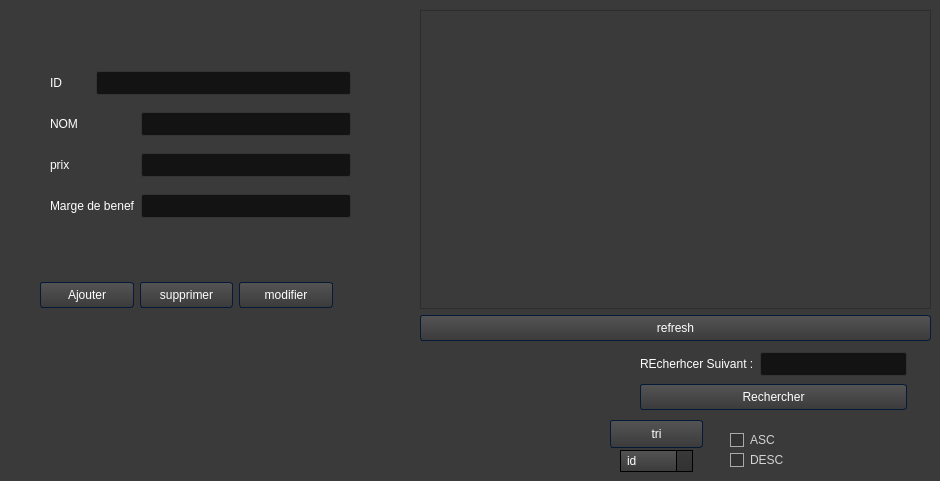
    <widget class="QWidget" name="tab">
     <property name="styleSheet">
      <string notr="true">

/*-----QWidget-----*/
QWidget
{
	background-color: #3a3a3a;
	color: #fff;
	selection-background-color: #b78620;
	selection-color: #000;

}


/*-----QLabel-----*/
QLabel
{
	background-color: transparent;
	color: #fff;

}


/*-----QMenuBar-----*/
QMenuBar 
{
	background-color: qlineargradient(spread:repeat, x1:1, y1:0, x2:1, y2:1, stop:0 rgba(57, 57, 57, 255),stop:1 rgba(50, 50, 50, 255));
	border: 1px solid #000;
	color: #fff;

}


QMenuBar::item 
{
	background-color: transparent;

}


QMenuBar::item:selected 
{
	background-color: rgba(183, 134, 32, 20%);
	border: 1px solid #b78620;
	color: #fff;

}


QMenuBar::item:pressed 
{
	background-color: rgb(183, 134, 32);
	border: 1px solid #b78620;
	color: #fff;

}


/*-----QMenu-----*/
QMenu
{
    background-color: qlineargradient(spread:repeat, x1:1, y1:0, x2:1, y2:1, stop:0 rgba(57, 57, 57, 255),stop:1 rgba(50, 50, 50, 255));
    border: 1px solid #222;
    padding: 4px;
	color: #fff;

}


QMenu::item
{
    background-color: transparent;
    padding: 2px 20px 2px 20px;

}


QMenu::separator
{
   	background-color: rgb(183, 134, 32);
	height: 1px;

}


QMenu::item:disabled
{
    color: #555;
    background-color: transparent;
    padding: 2px 20px 2px 20px;

}


QMenu::item:selected
{
	background-color: rgba(183, 134, 32, 20%);
	border: 1px solid #b78620;
	color: #fff;

}


/*-----QToolBar-----*/
QToolBar
{
	background-color: qlineargradient(spread:repeat, x1:1, y1:0, x2:1, y2:1, stop:0 rgba(69, 69, 69, 255),stop:1 rgba(58, 58, 58, 255));
	border-top: none;
	border-bottom: 1px solid #4f4f4f;
	border-left: 1px solid #4f4f4f;
	border-right: 1px solid #4f4f4f;

}


QToolBar::separator
{
	background-color: #2e2e2e;
	width: 1px;

}


/*-----QToolButton-----*/
QToolButton 
{
	background-color: transparent;
	color: #fff;
	padding: 5px;
	padding-left: 8px;
	padding-right: 8px;
	margin-left: 1px;
}


QToolButton:hover
{
	background-color: rgba(183, 134, 32, 20%);
	border: 1px solid #b78620;
	color: #fff;
	
}


QToolButton:pressed
{
	background-color: qlineargradient(spread:repeat, x1:1, y1:0, x2:1, y2:1, stop:0 rgba(57, 57, 57, 255),stop:1 rgba(50, 50, 50, 255));
	border: 1px solid #b78620;

}


QToolButton:checked
{
	background-color: qlineargradient(spread:repeat, x1:1, y1:0, x2:1, y2:1, stop:0 rgba(57, 57, 57, 255),stop:1 rgba(50, 50, 50, 255));
	border: 1px solid #222;
}


/*-----QPushButton-----*/
QPushButton
{
	background-color: qlineargradient(spread:repeat, x1:1, y1:0, x2:1, y2:1, stop:0 rgba(84, 84, 84, 255),stop:1 rgba(59, 59, 59, 255));
	color: #ffffff;
	min-width: 80px;
	border-style: solid;
	border-width: 1px;
	border-radius: 3px;
	border-color: #051a39;
	padding: 5px;

}


QPushButton::flat
{
	background-color: transparent;
	border: none;
	color: #fff;

}


QPushButton::disabled
{
	background-color: #404040;
	color: #656565;
	border-color: #051a39;

}


QPushButton::hover
{
	background-color: rgba(183, 134, 32, 20%);
	border: 1px solid #b78620;

}


QPushButton::pressed
{
	background-color: qlineargradient(spread:repeat, x1:1, y1:0, x2:1, y2:1, stop:0 rgba(74, 74, 74, 255),stop:1 rgba(49, 49, 49, 255));
	border: 1px solid #b78620;

}


QPushButton::checked
{
	background-color: qlineargradient(spread:repeat, x1:1, y1:0, x2:1, y2:1, stop:0 rgba(74, 74, 74, 255),stop:1 rgba(49, 49, 49, 255));
	border: 1px solid #222;

}


/*-----QLineEdit-----*/
QLineEdit
{
	background-color: #131313;
	color : #eee;
	border: 1px solid #343434;
	border-radius: 2px;
	padding: 3px;
	padding-left: 5px;

}


/*-----QPlainTExtEdit-----*/
QPlainTextEdit
{
	background-color: #131313;
	color : #eee;
	border: 1px solid #343434;
	border-radius: 2px;
	padding: 3px;
	padding-left: 5px;

}


/*-----QTabBar-----*/
QTabBar::tab
{
	background-color: qlineargradient(spread:repeat, x1:1, y1:0, x2:1, y2:1, stop:0 rgba(84, 84, 84, 255),stop:1 rgba(59, 59, 59, 255));
	color: #ffffff;
	border-style: solid;
	border-width: 1px;
	border-color: #666;
	border-bottom: none;
	padding: 5px;
	padding-left: 15px;
	padding-right: 15px;

}


QTabWidget::pane 
{
	background-color: red;
	border: 1px solid #666;
	top: 1px;

}


QTabBar::tab:last
{
	margin-right: 0; 

}


QTabBar::tab:first:!selected
{
	background-color: #0c0c0d;
	margin-left: 0px;

}


QTabBar::tab:!selected
{
	color: #b1b1b1;
	border-bottom-style: solid;
	background-color: #0c0c0d;

}


QTabBar::tab:selected
{
	margin-bottom: 0px;

}


QTabBar::tab:!selected:hover
{
	border-top-color: #b78620;

}


/*-----QComboBox-----*/
QComboBox
{
    background-color: qlineargradient(spread:repeat, x1:1, y1:0, x2:1, y2:1, stop:0 rgba(84, 84, 84, 255),stop:1 rgba(59, 59, 59, 255));
    border: 1px solid #000;
    padding-left: 6px;
    color: #ffffff;
    height: 20px;

}


QComboBox::disabled
{
	background-color: #404040;
	color: #656565;
	border-color: #051a39;

}


QComboBox:on
{
    background-color: #b78620;
	color: #000;

}


QComboBox QAbstractItemView
{
    background-color: #383838;
    color: #ffffff;
    border: 1px solid black;
    selection-background-color: #b78620;
    outline: 0;

}


QComboBox::drop-down
{
	background-color: qlineargradient(spread:repeat, x1:1, y1:0, x2:1, y2:1, stop:0 rgba(57, 57, 57, 255),stop:1 rgba(50, 50, 50, 255));
    subcontrol-origin: padding;
    subcontrol-position: top right;
    width: 15px;
    border-left-width: 1px;
    border-left-color: black;
    border-left-style: solid; 

}


QComboBox::down-arrow
{
    image: url(://arrow-down.png);
    width: 8px;
    height: 8px;
}


/*-----QSpinBox &amp; QDateTimeEdit-----*/
QSpinBox,
QDateTimeEdit 
{
    background-color: #131313;
	color : #eee;
	border: 1px solid #343434;
	padding: 3px;
	padding-left: 5px;
    border-radius : 2px;

}


QSpinBox::up-button, 
QDateTimeEdit::up-button
{
	border-top-right-radius:2px;
	background-color: #777777;
    width: 16px; 
    border-width: 1px;

}


QSpinBox::up-button:hover, 
QDateTimeEdit::up-button:hover
{
	background-color: #585858;

}


QSpinBox::up-button:pressed, 
QDateTimeEdit::up-button:pressed
{
	background-color: #252525;
    width: 16px; 
    border-width: 1px;

}


QSpinBox::up-arrow,
QDateTimeEdit::up-arrow
{
    image: url(://arrow-up.png);
    width: 7px;
    height: 7px;

}


QSpinBox::down-button, 
QDateTimeEdit::down-button
{
	border-bottom-right-radius:2px;
	background-color: #777777;
    width: 16px; 
    border-width: 1px;

}


QSpinBox::down-button:hover, 
QDateTimeEdit::down-button:hover
{
	background-color: #585858;

}


QSpinBox::down-button:pressed, 
QDateTimeEdit::down-button:pressed
{
	background-color: #252525;
    width: 16px; 
    border-width: 1px;

}


QSpinBox::down-arrow,
QDateTimeEdit::down-arrow
{
    image: url(://arrow-down.png);
    width: 7px;
    height: 7px;

}


/*-----QGroupBox-----*/
QGroupBox 
{
    border: 1px solid;
    border-color: #666666;
	border-radius: 5px;
    margin-top: 20px;

}


QGroupBox::title  
{
    background-color: transparent;
    color: #eee;
    subcontrol-origin: margin;
    padding: 5px;
	border-top-left-radius: 3px;
	border-top-right-radius: 3px;

}


/*-----QHeaderView-----*/
QHeaderView::section
{
    background-color: qlineargradient(spread:repeat, x1:1, y1:0, x2:1, y2:1, stop:0 rgba(60, 60, 60, 255),stop:1 rgba(50, 50, 50, 255));
	border: 1px solid #000;
    color: #fff;
    text-align: left;
	padding: 4px;
	
}


QHeaderView::section:disabled
{
    background-color: #525251;
    color: #656565;

}


QHeaderView::section:checked
{
    background-color: qlineargradient(spread:repeat, x1:1, y1:0, x2:1, y2:1, stop:0 rgba(60, 60, 60, 255),stop:1 rgba(50, 50, 50, 255));
    color: #fff;

}


QHeaderView::section::vertical::first,
QHeaderView::section::vertical::only-one
{
    border-top: 1px solid #353635;

}


QHeaderView::section::vertical
{
    border-top: 1px solid #353635;

}


QHeaderView::section::horizontal::first,
QHeaderView::section::horizontal::only-one
{
    border-left: 1px solid #353635;

}


QHeaderView::section::horizontal
{
    border-left: 1px solid #353635;

}


QTableCornerButton::section
{
    background-color: qlineargradient(spread:repeat, x1:1, y1:0, x2:1, y2:1, stop:0 rgba(60, 60, 60, 255),stop:1 rgba(50, 50, 50, 255));
	border: 1px solid #000;
    color: #fff;

}


/*-----QTreeWidget-----*/
QTreeView
{
	show-decoration-selected: 1;
	alternate-background-color: #3a3a3a;
	selection-color: #fff;
	background-color: #2d2d2d;
	border: 1px solid gray;
	padding-top : 5px;
	color: #fff;
	font: 8pt;

}


QTreeView::item:selected
{
	color:#fff;
	background-color: #b78620;
	border-radius: 0px;

}


QTreeView::item:!selected:hover
{
    background-color: #262626;
    border: none;
    color: white;

}


QTreeView::branch:has-children:!has-siblings:closed,
QTreeView::branch:closed:has-children:has-siblings 
{
	image: url(://tree-closed.png);

}


QTreeView::branch:open:has-children:!has-siblings,
QTreeView::branch:open:has-children:has-siblings  
{
	image: url(://tree-open.png);

}


/*-----QListView-----*/
QListView 
{
	background-color: qlineargradient(spread:repeat, x1:1, y1:0, x2:1, y2:1, stop:0 rgba(83, 83, 83, 255),stop:0.293269 rgba(81, 81, 81, 255),stop:0.634615 rgba(79, 79, 79, 255),stop:1 rgba(83, 83, 83, 255));
    border : none;
    color: white;
    show-decoration-selected: 1; 
    outline: 0;
	border: 1px solid gray;

}


QListView::disabled 
{
	background-color: #656565;
	color: #1b1b1b;
    border: 1px solid #656565;

}


QListView::item 
{
	background-color: #2d2d2d;
    padding: 1px;

}


QListView::item:alternate 
{
    background-color: #3a3a3a;

}


QListView::item:selected 
{
	background-color: #b78620;
	border: 1px solid #b78620;
	color: #fff;

}


QListView::item:selected:!active 
{
	background-color: #b78620;
	border: 1px solid #b78620;
	color: #fff;

}


QListView::item:selected:active 
{
	background-color: #b78620;
	border: 1px solid #b78620;
	color: #fff;

}


QListView::item:hover {
    background-color: #262626;
    border: none;
    color: white;

}


/*-----QCheckBox-----*/
QCheckBox
{
	background-color: transparent;
    color: lightgray;
	border: none;

}


QCheckBox::indicator
{
    background-color: #323232;
    border: 1px solid darkgray;
    width: 12px;
    height: 12px;

}


QCheckBox::indicator:checked
{
    image:url(&quot;./ressources/check.png&quot;);
	background-color: #b78620;
    border: 1px solid #3a546e;

}


QCheckBox::indicator:unchecked:hover
{
	border: 1px solid #b78620; 

}


QCheckBox::disabled
{
	color: #656565;

}


QCheckBox::indicator:disabled
{
	background-color: #656565;
	color: #656565;
    border: 1px solid #656565;

}


/*-----QRadioButton-----*/
QRadioButton 
{
	color: lightgray;
	background-color: transparent;

}


QRadioButton::indicator::unchecked:hover 
{
	background-color: lightgray;
	border: 2px solid #b78620;
	border-radius: 6px;
}


QRadioButton::indicator::checked 
{
	border: 2px solid #b78620;
	border-radius: 6px;
	background-color: rgba(183,134,32,20%);  
	width: 9px; 
	height: 9px; 

}


/*-----QSlider-----*/
QSlider::groove:horizontal 
{
	background-color: transparent;
	height: 3px;

}


QSlider::sub-page:horizontal 
{
	background-color: #b78620;

}


QSlider::add-page:horizontal 
{
	background-color: #131313;

}


QSlider::handle:horizontal 
{
	background-color: #b78620;
	width: 14px;
	margin-top: -6px;
	margin-bottom: -6px;
	border-radius: 6px;

}


QSlider::handle:horizontal:hover 
{
	background-color: #d89e25;
	border-radius: 6px;

}


QSlider::sub-page:horizontal:disabled 
{
	background-color: #bbb;
	border-color: #999;

}


QSlider::add-page:horizontal:disabled 
{
	background-color: #eee;
	border-color: #999;

}


QSlider::handle:horizontal:disabled 
{
	background-color: #eee;
	border: 1px solid #aaa;
	border-radius: 3px;

}


/*-----QScrollBar-----*/
QScrollBar:horizontal
{
    border: 1px solid #222222;
    background-color: #3d3d3d;
    height: 15px;
    margin: 0px 16px 0 16px;

}


QScrollBar::handle:horizontal
{
	background-color: qlineargradient(spread:repeat, x1:1, y1:0, x2:1, y2:1, stop:0 rgba(97, 97, 97, 255),stop:1 rgba(90, 90, 90, 255));
	border: 1px solid #2d2d2d;
    min-height: 20px;

}


QScrollBar::add-line:horizontal
{
	background-color: qlineargradient(spread:repeat, x1:1, y1:0, x2:1, y2:1, stop:0 rgba(97, 97, 97, 255),stop:1 rgba(90, 90, 90, 255));
	border: 1px solid #2d2d2d;
    width: 15px;
    subcontrol-position: right;
    subcontrol-origin: margin;

}


QScrollBar::sub-line:horizontal
{
	background-color: qlineargradient(spread:repeat, x1:1, y1:0, x2:1, y2:1, stop:0 rgba(97, 97, 97, 255),stop:1 rgba(90, 90, 90, 255));
	border: 1px solid #2d2d2d;
    width: 15px;
    subcontrol-position: left;
    subcontrol-origin: margin;

}


QScrollBar::right-arrow:horizontal
{
    image: url(://arrow-right.png);
    width: 6px;
    height: 6px;

}


QScrollBar::left-arrow:horizontal
{
    image: url(://arrow-left.png);
    width: 6px;
    height: 6px;

}


QScrollBar::add-page:horizontal, QScrollBar::sub-page:horizontal
{
    background: none;

}


QScrollBar:vertical
{
    background-color: #3d3d3d;
    width: 16px;
	border: 1px solid #2d2d2d;
    margin: 16px 0px 16px 0px;

}


QScrollBar::handle:vertical
{
    background-color: qlineargradient(spread:repeat, x1:1, y1:0, x2:1, y2:1, stop:0 rgba(97, 97, 97, 255),stop:1 rgba(90, 90, 90, 255));
	border: 1px solid #2d2d2d;
    min-height: 20px;

}


QScrollBar::add-line:vertical
{
	background-color: qlineargradient(spread:repeat, x1:1, y1:0, x2:1, y2:1, stop:0 rgba(97, 97, 97, 255),stop:1 rgba(90, 90, 90, 255));
	border: 1px solid #2d2d2d;
    height: 15px;
    subcontrol-position: bottom;
    subcontrol-origin: margin;

}


QScrollBar::sub-line:vertical
{
	background-color: qlineargradient(spread:repeat, x1:1, y1:0, x2:1, y2:1, stop:0 rgba(97, 97, 97, 255),stop:1 rgba(90, 90, 90, 255));
	border: 1px solid #2d2d2d;
    height: 15px;
    subcontrol-position: top;
    subcontrol-origin: margin;

}


QScrollBar::up-arrow:vertical
{
    image: url(://arrow-up.png);
    width: 6px;
    height: 6px;

}


QScrollBar::down-arrow:vertical
{
    image: url(://arrow-down.png);
    width: 6px;
    height: 6px;

}


QScrollBar::add-page:vertical, QScrollBar::sub-page:vertical
{
    background: none;

}


/*-----QProgressBar-----*/
QProgressBar
{
    border: 1px solid #666666;
    text-align: center;
	color: #000;
	font-weight: bold;

}


QProgressBar::chunk
{
    background-color: #b78620;
    width: 30px;
    margin: 0.5px;

}

</string>
     </property>
     <attribute name="title">
      <string>Tab 1</string>
     </attribute>
     <widget class="QWidget" name="layoutWidget">
      <property name="geometry">
       <rect>
        <x>50</x>
        <y>60</y>
        <width>301</width>
        <height>171</height>
       </rect>
      </property>
      <layout class="QGridLayout" name="gridLayout">
       <item row="0" column="0">
        <widget class="QLabel" name="label_4">
         <property name="text">
          <string>ID</string>
         </property>
        </widget>
       </item>
       <item row="0" column="1" colspan="2">
        <widget class="QLineEdit" name="lineEdit_id_pack"/>
       </item>
       <item row="1" column="0">
        <widget class="QLabel" name="label">
         <property name="text">
          <string>NOM</string>
         </property>
        </widget>
       </item>
       <item row="1" column="2">
        <widget class="QLineEdit" name="lineEdit_nom_pack"/>
       </item>
       <item row="2" column="0">
        <widget class="QLabel" name="label_3">
         <property name="text">
          <string>prix</string>
         </property>
        </widget>
       </item>
       <item row="2" column="2">
        <widget class="QLineEdit" name="lineEdit_prix_pack"/>
       </item>
       <item row="3" column="0" colspan="2">
        <widget class="QLabel" name="label_2">
         <property name="text">
          <string>Marge de benef</string>
         </property>
        </widget>
       </item>
       <item row="3" column="2">
        <widget class="QLineEdit" name="lineEdit_marge_de_benefice_pack"/>
       </item>
      </layout>
     </widget>
     <widget class="QWidget" name="layoutWidget">
      <property name="geometry">
       <rect>
        <x>420</x>
        <y>10</y>
        <width>511</width>
        <height>331</height>
       </rect>
      </property>
      <layout class="QVBoxLayout" name="verticalLayout">
       <item>
        <widget class="QTableView" name="tableView"/>
       </item>
       <item>
        <widget class="QPushButton" name="pushButton_4">
         <property name="text">
          <string>refresh</string>
         </property>
        </widget>
       </item>
      </layout>
     </widget>
     <widget class="QWidget" name="layoutWidget">
      <property name="geometry">
       <rect>
        <x>40</x>
        <y>280</y>
        <width>293</width>
        <height>30</height>
       </rect>
      </property>
      <layout class="QHBoxLayout" name="horizontalLayout">
       <item>
        <widget class="QPushButton" name="pushButton">
         <property name="text">
          <string>Ajouter</string>
         </property>
        </widget>
       </item>
       <item>
        <widget class="QPushButton" name="pushButton_3">
         <property name="text">
          <string>supprimer</string>
         </property>
        </widget>
       </item>
       <item>
        <widget class="QPushButton" name="pushButton_2">
         <property name="text">
          <string>modifier</string>
         </property>
        </widget>
       </item>
      </layout>
     </widget>
     <widget class="QLabel" name="label_animation">
      <property name="geometry">
       <rect>
        <x>190</x>
        <y>330</y>
        <width>141</width>
        <height>111</height>
       </rect>
      </property>
      <property name="text">
       <string/>
      </property>
     </widget>
     <widget class="QLabel" name="label_image">
      <property name="geometry">
       <rect>
        <x>430</x>
        <y>370</y>
        <width>121</width>
        <height>101</height>
       </rect>
      </property>
      <property name="text">
       <string/>
      </property>
     </widget>
     <widget class="QWidget" name="layoutWidget">
      <property name="geometry">
       <rect>
        <x>640</x>
        <y>350</y>
        <width>267</width>
        <height>64</height>
       </rect>
      </property>
      <layout class="QVBoxLayout" name="verticalLayout_2">
       <item>
        <layout class="QHBoxLayout" name="horizontalLayout_2">
         <item>
          <widget class="QLabel" name="label_5">
           <property name="text">
            <string>REcherhcer Suivant :</string>
           </property>
          </widget>
         </item>
         <item>
          <widget class="QLineEdit" name="lineEdit_rechercher__pack"/>
         </item>
        </layout>
       </item>
       <item>
        <widget class="QPushButton" name="pushButton_5">
         <property name="text">
          <string>Rechercher</string>
         </property>
        </widget>
       </item>
      </layout>
     </widget>
     <widget class="QPushButton" name="pushButton_10">
      <property name="geometry">
       <rect>
        <x>610</x>
        <y>420</y>
        <width>93</width>
        <height>28</height>
       </rect>
      </property>
      <property name="text">
       <string>tri</string>
      </property>
     </widget>
     <widget class="QComboBox" name="comboBox">
      <property name="geometry">
       <rect>
        <x>620</x>
        <y>450</y>
        <width>73</width>
        <height>22</height>
       </rect>
      </property>
      <item>
       <property name="text">
        <string>id</string>
       </property>
      </item>
      <item>
       <property name="text">
        <string>nom</string>
       </property>
      </item>
      <item>
       <property name="text">
        <string>prix</string>
       </property>
      </item>
      <item>
       <property name="text">
        <string>marge_de_benef</string>
       </property>
      </item>
     </widget>
     <widget class="QCheckBox" name="checkBox">
      <property name="geometry">
       <rect>
        <x>730</x>
        <y>430</y>
        <width>83</width>
        <height>20</height>
       </rect>
      </property>
      <property name="text">
       <string>ASC</string>
      </property>
     </widget>
     <widget class="QCheckBox" name="checkBox_2">
      <property name="geometry">
       <rect>
        <x>730</x>
        <y>450</y>
        <width>83</width>
        <height>20</height>
       </rect>
      </property>
      <property name="text">
       <string>DESC</string>
      </property>
     </widget>
    </widget>
